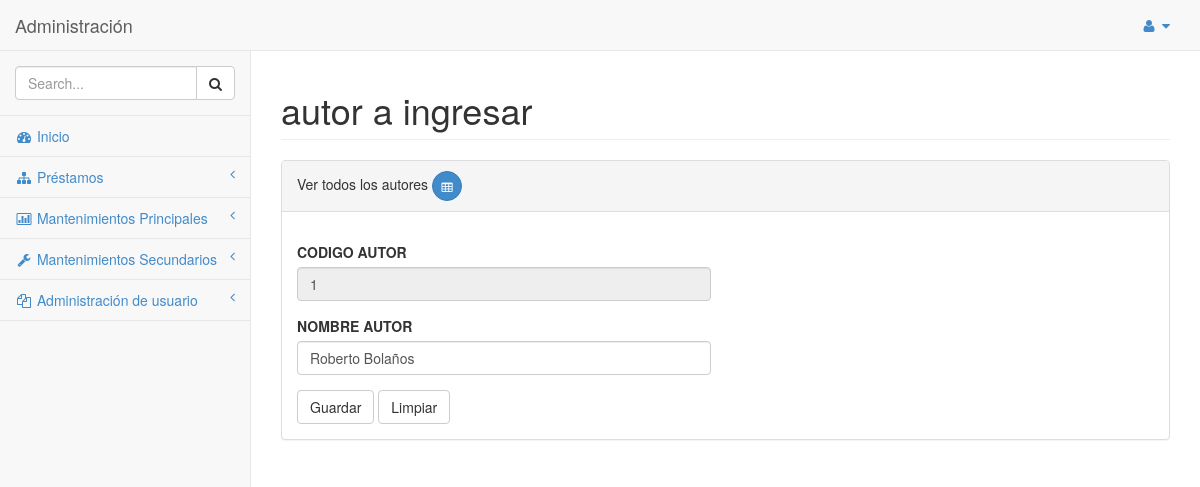
Page /SYSTEM/library_system/mantenimientos/principales/autor_ingresar.php?codigo=1 (signed in) on the earlier database version.
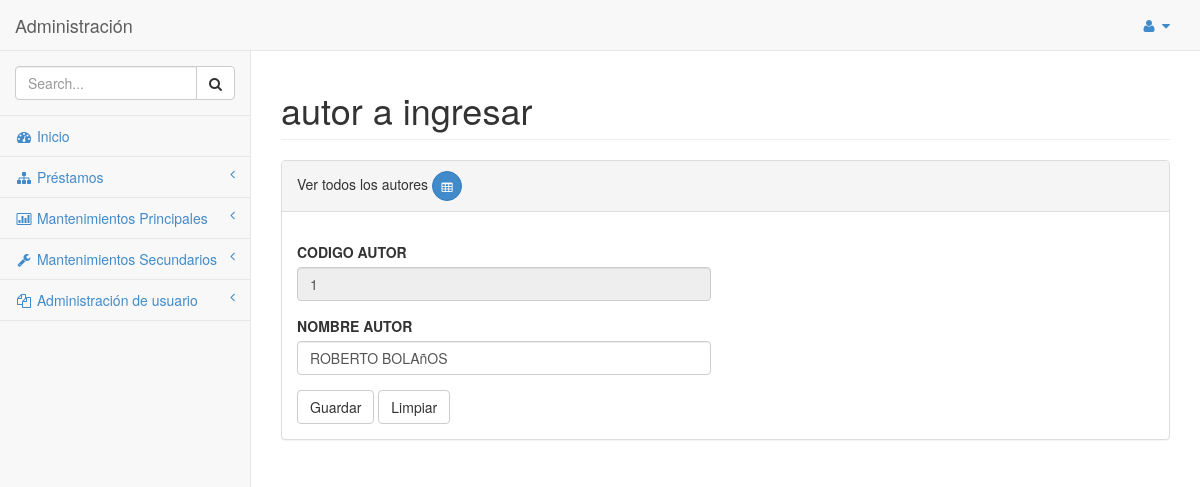
Same page on the later database version.
### tables this page shows
CREATE TABLE `autor` (
  `CODIGO_AUTOR` int(11) NOT NULL,
  `NOMBRE_AUTOR` varchar(45) DEFAULT NULL
);

### SYSTEM/library_system/clases/conexion/clDML.php (called while the page is built, shortened)
<?php
class clDML
{
    public function conectar($hostname, $username,$password, $database){
        $mysqli = new mysqli($hostname, $username,$password, $database);
        if ($mysqli -> connect_errno) {
        die( "Fallo la conexión a MySQL: (" . $mysqli -> mysqli_connect_errno()
        . ") " . $mysqli -> mysqli_connect_error());
        return $mysqli;
        }
        else{
            return $mysqli;
        }
    }
    public function get_list($query)
    {
        $connection = $this->conectar(DB_HOST,DB_USER,DB_PASS,DB_NAME,DB_CHARSET);
        $result = $connection->query($query);
        if($result){
            $users = $result->fetch_all(MYSQLI_ASSOC);
        }else{
            $users = [];
        }
        return $users;
    }
}
?>

### SYSTEM/library_system/clases/conexion/mto_autor.php (called while the page is built, shortened)
<?php
require_once "clDML.php";
class mto_autor extends clDML
{
    public function getAutorByCod($id)
    {
        $query = "SELECT * FROM AUTOR WHERE CODIGO_AUTOR = '".$id."'";
        $conn = new clDML();
        $users = $conn->get_list($query);
        return $users;
    }
}
?>

### SYSTEM/library_system/mantenimientos/principales/autor_ingresar.php (the view, shortened to what the changed rows need)
<?php
require_once "../../clases/conexion/mto_autor.php";
include_once '../../clases/login.php';
if(isset($_SESSION['usr']) && isset($_SESSION['cod_usr'])){
   $clMto_Autor = new mto_autor();
$nomb_autor= "";
$id = "";
if(isset($_POST['guardar'])){
    if(isset($_POST['nombre']) && !empty($_POST['nombre'])){
        $nomb_autor = $_POST['nombre'];
        $tipo_movimiento = $_POST['guardar'];
        if($tipo_movimiento == 2){
            $id = $_POST['id'];
            $tipo_movimiento = 2;
            $estado = $clMto_Autor->modificar_autor($id,$nomb_autor);
            $mensaje = "Modificado satisfactoriamente";
        }else{
            $tipo_movimiento = 1;
            $estado = $clMto_Autor->guardar_autor($nomb_autor);
            $mensaje = "Guardado satisfactoriamente";
        }
        if(!$estado){
            $mensaje = "Hubo algun error";
            $tipo_movimiento = 3;
        }
    }else{
        $mensaje = "Datos no son válidos.";
        $tipo_movimiento = 3;
    }
}elseif (isset($_GET['codigo'])) {
    $codigo = htmlspecialchars($_GET['codigo']);
    $list = $clMto_Autor->getAutorByCod($codigo);
    if (count($list) > 0) {
        foreach ($list as $row):
        $id = $row['CODIGO_AUTOR'];
        $nomb_autor = $row['NOMBRE_AUTOR'];
        endforeach;
    }else{
        $tipo_movimiento = 0;
        $mensaje = "No existe ese código";
    }
}else{
    $tipo_movimiento = 1;
}
}else{
    header('location: ../../login.php');
}
?>
<!DOCTYPE html>
<html>
<head>
    <link href="../../css/bootstrap.min.css" rel="stylesheet">
    <link href="../../font-awesome/css/font-awesome.css" rel="stylesheet">
    <link href="../../css/sb-admin.css" rel="stylesheet">
</head>
<body>
    <div id="wrapper">
        <nav class="navbar navbar-default navbar-fixed-top" role="navigation" style="margin-bottom: 0">
            <div class="navbar-header">
                <a class="navbar-brand" href="index.html">Administración</a>
            </div>
        </nav>
        <div id="page-wrapper">
            <div class="row">
                <div class="col-lg-12">
                    <h1 class="page-header">autor a ingresar</h1>
                </div>
            </div>
            <div class="row">
                <div class="col-lg-12">
                    <div class="panel panel-default">
                        <div class="panel-body">
                            <div class="row">
                                <div class="col-lg-6">
                                    <form role="form" action="autor_ingresar.php" method="POST">
                                        <div class="form-group">
                                            <label >CODIGO AUTOR</label>
                                            <input name="id" class="form-control" value="<?php echo $id; ?>" readonly>
                                        </div>
                                        <div class="form-group">
                                            <label>NOMBRE AUTOR</label>
                                            <input name="nombre" required class="form-control" value="<?php echo $nomb_autor; ?>" placeholder="nombre detallado">
                                        </div>
                                    </form>
                                </div>
                            </div>
                        </div>
                    </div>
                </div>
            </div>
        </div>
    </div>
</body>
</html>

Differences in the rows shown:
changed autor id 1: nombre "Roberto Bolaños" → "ROBERTO BOLAñOS"
